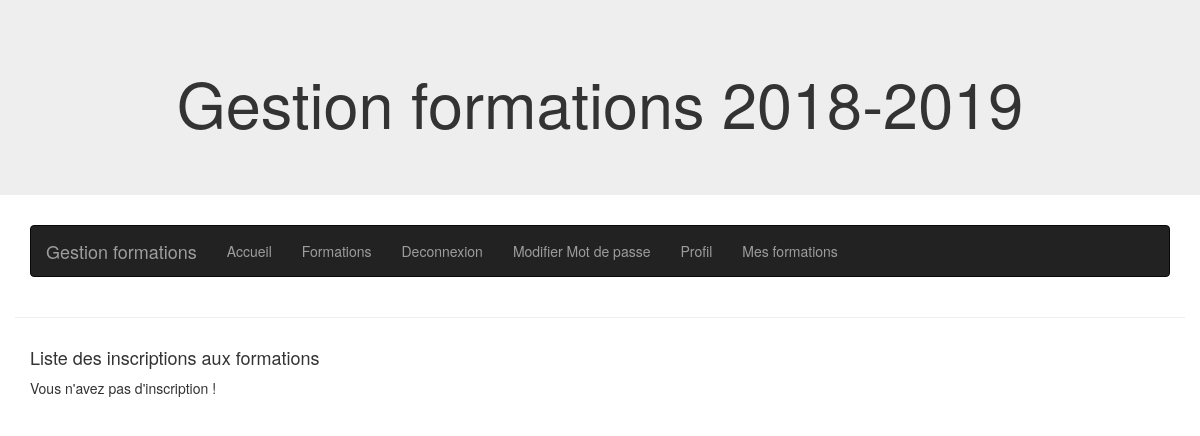
Page /training/my_training/ (signed in) on the earlier database version.
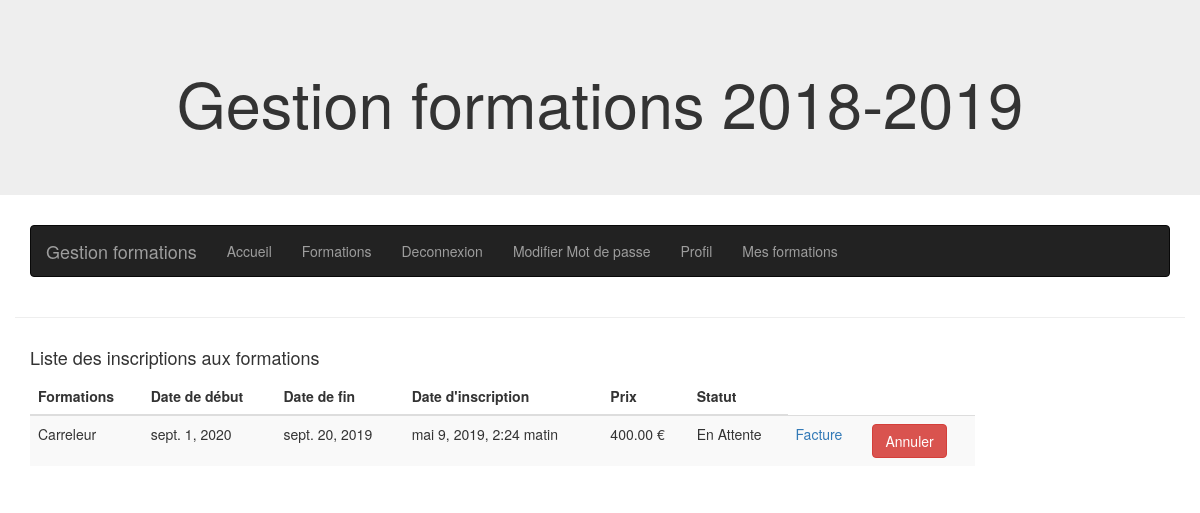
Same page on the later database version.
### booking/models.py (models this page shows, shortened)
class RegistrationSession(models.Model):
    session=models.ForeignKey(Session,verbose_name='Session',on_delete=models.CASCADE)
    student=models.ForeignKey(Profile,verbose_name='Etudiant',on_delete=models.CASCADE,limit_choices_to={'user_type': 1})
    date_of_registration=models.DateTimeField(verbose_name="Date d' inscription",auto_now=True,null=True)
    STATUS = (
            (1, 'En Attente'),
            (2, 'Confirmer'),
            (3, 'Annuler'),
        )
    status = models.PositiveSmallIntegerField(verbose_name='Statut',choices=STATUS,default=1)
    class Meta:
        verbose_name="Inscription à une session"
        verbose_name_plural='Inscription aux sessions'
    """
    Méthode qui permet de savoir le nombre de place déja réservée pour une session determinée.
    """
    """
    Méthode qui permet de voir le nombre de place disponible
    pour une session de formation transmise en paramètre.

    """

### training/models.py (models this page shows, shortened)
class Session(models.Model):
    date_of_begin=models.DateField(verbose_name='Date de début',null=True)
    date_of_finish=models.DateField(verbose_name='Date de fin',null=True)
    seats_max=models.IntegerField(verbose_name='Nombre de places',null=True)
    training = models.ForeignKey(Training, on_delete=models.CASCADE)
    full=models.BooleanField(verbose_name='Complet',default=False)
    class Meta:
        verbose_name='Session'
        verbose_name_plural = 'Sessions'

class Training(models.Model):
    name=models.CharField(verbose_name='Nom de la formation', max_length=150)
    description=models.TextField(verbose_name='Description')
    price=models.DecimalField(verbose_name='Prix',max_digits=6,decimal_places=2)
    category=models.ForeignKey(Category,on_delete=models.CASCADE, verbose_name='Catégorie')
    number_hours=models.IntegerField(verbose_name='Nombre d''heures')
    teacher=models.ForeignKey(Profile,on_delete=models.CASCADE,verbose_name='Formateur',
                              limit_choices_to={'user_type': 2})
    class Meta:
        verbose_name='Formation'
        verbose_name_plural = 'Formations'

### training/views.py (the view)
# urls.py: path('my_training/',views.my_training,name='my_training'),
def my_training(request):
    current_user=request.user.profile
    booking_user=RegistrationSession.objects.filter(student=current_user).exclude(status=3)
    return render(request,'training/my_training.html',{'booking_user':booking_user})

### training/templates/training/my_training.html (shortened to what this page needs)
{% extends 'base.html' %}
{% load crispy_forms_tags %}
{% block content %}
<div class="container">
    <div class="row">
        <div class="col-sm-10">
            <h4>Liste des inscriptions aux formations</h4>
            {% if not booking_user %}
                <p>Vous n'avez pas d'inscription ! </p>
            {% else %}
                <table class="table table-striped">
                      <thead>
                        <tr>
                          <th scope="col">Formations</th>
                          <th scope="col">Date de début</th>
                          <th scope="col">Date de fin</th>
                          <th scope="col">Date d'inscription</th>
                          <th scope="col">Prix</th>
                          <th scope="col">Statut</th>
                        </tr>
                      </thead>
                      <tbody>
                            {% for booking in booking_user  %}
                                <tr>
                                    <form class="update_status" method="POST" action="{% url 'training:update_registration' id_registration=booking.pk %}">
                                        <td>{{booking.session.training.name}}</td>
                                        <td>{{booking.session.date_of_begin}}</td>
                                        <td>{{booking.session.date_of_finish}}</td>
                                        <td>{{booking.date_of_registration}}</td>
                                        <td>{{booking.session.training.price}} €</td>
                                        <td>{{booking.get_status_display}}</td>
                                        <td><a href="{% url 'billing:print_invoice' id_session=booking.session.pk %}">Facture</a></td>
                                        <td><input type="submit" class="btn btn-danger" value="Annuler"></td>
                                    </form>
                                </tr>
                            {% endfor%}
                      </tbody>
                </table>
            {% endif %}
        </div>
    </div>
</div>
{% endblock content %}

### templates/base.html (shortened to what this page needs)
<!DOCTYPE html>
<html lang="fr">
<head>
    <link rel="stylesheet" href="https://maxcdn.bootstrapcdn.com/bootstrap/3.4.0/css/bootstrap.min.css">
</head>
<body>
      <div class="jumbotron text-center">
          <div>
              <h1>Gestion formations 2018-2019</h1>
          </div>
      </div>
    <div class="container">
        {% include 'nav.html'%}
    </div>
        <div class="container">
              <div class="row justify-content-center">
                <div class="col-8">
                  <hr class="mt-0 mb-4">
                  {% block content %}
                  {% endblock %}
                </div>
              </div>
        </div>
</body>
</html>

### templates/nav.html
<nav class="navbar navbar-inverse">
  <div class="container-fluid">
    <div class="navbar-header">
      <a class="navbar-brand" href="{% url 'home:home' %}">Gestion formations</a>
    </div>
    <ul class="nav navbar-nav">
      <li><a href="{% url 'home:home' %}">Accueil</a></li>
      <li><a href="{% url 'training:list_training' %}">Formations</a></li>
      {% if request.user.is_authenticated and request.user.profile.user_type == 1 %}
        <li><a href="{% url 'logout' %}">Deconnexion</a>  </li>
        <li><a href="{% url 'change_password'%}">Modifier Mot de passe</a></li>
        <li><a href="{% url 'edit_profile'%}">Profil</a></li>
        <li><a href="{% url 'training:my_training' %}">Mes formations</a></li>
      {% else %}
        <li><a href="{% url 'sign_up'%}">Inscription</a></li>
        <li><a href="{% url 'login' %}">Connexion</a></li>
      {% endif %}
    </ul>
  </div>
</nav>

Differences in the rows shown:
added RegistrationSession: session.training.name "Carreleur", session.date_of_begin "sept. 1, 2020", session.date_of_finish "sept. 20, 2019", date_of_registration "mai 9, 2019, 2:24 matin", session.training.price "400.00", status "En Attente"
Other differences:
text no longer shown: "Vous n'avez pas d'inscription !"
text now shown: "Formations Date de début Date de fin Date d'inscription Prix Statut"
